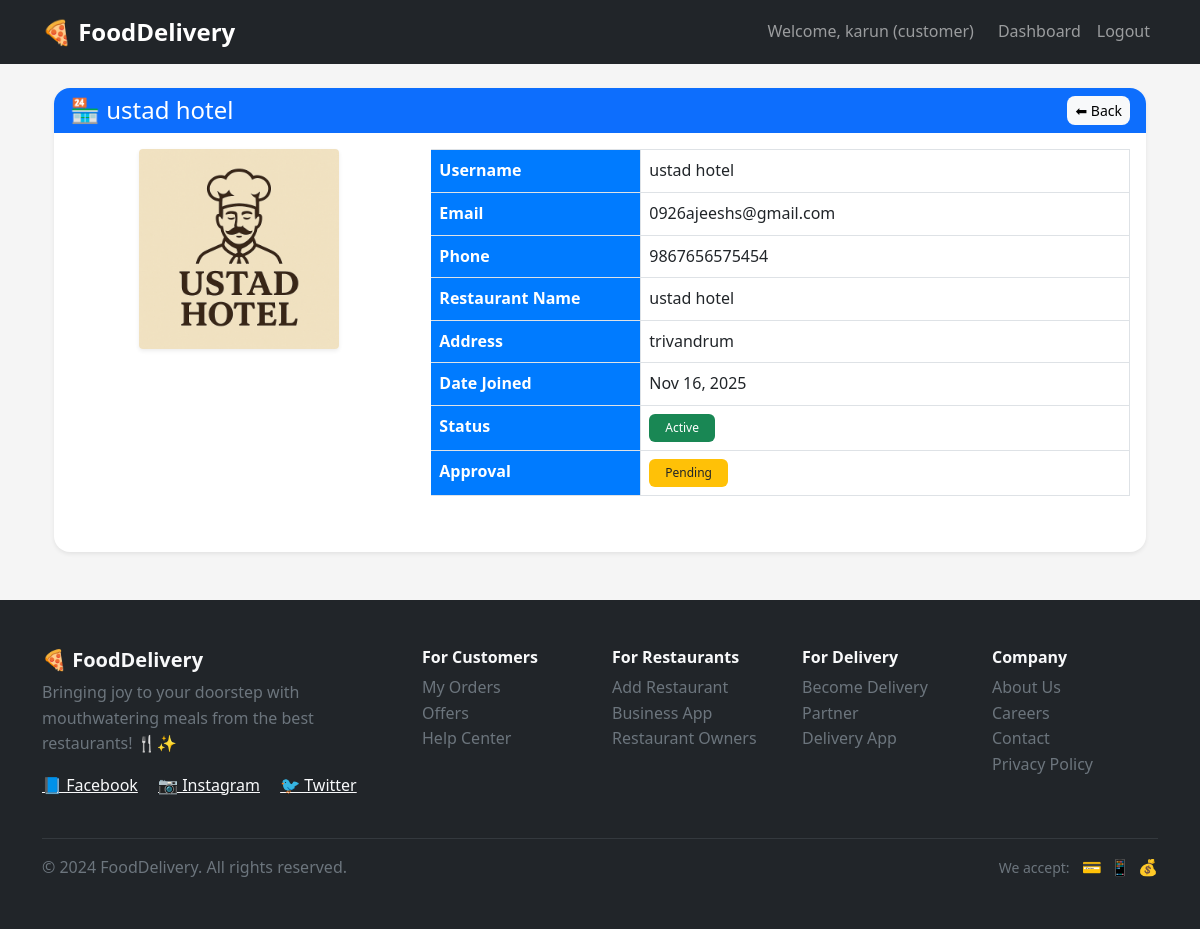
Page /fooddelivery/view-restaurant/6/ (signed in) on the committed database.
### foodapp/models.py (models this page shows, shortened)
class CustomUser(AbstractUser):
    username = models.CharField(max_length=20, unique=True)
    email = models.EmailField(unique=True)
    phone_number = models.CharField(max_length=10,default='0000000000')
    address = models.TextField(max_length=100, blank=True, null=True)
    ROLE_CHOICES = (
        ('admin', 'Admin'),
        ('customer', 'Customer'),
        ('restaurant', 'Restaurant'),
        ('delivery', 'Delivery Partners'),
    )
    role = models.CharField(max_length=10, choices=ROLE_CHOICES, default='customer')
    is_verified = models.BooleanField(default=False)

class RestaurantProfile(models.Model):
    user = models.OneToOneField(CustomUser, on_delete=models.CASCADE, limit_choices_to={'role': 'restaurant'})
    name = models.CharField(max_length=255)
    address = models.TextField(max_length=100,blank=True)
    phone = models.CharField(max_length=15)
    image = models.ImageField(upload_to='restaurants/', blank=True, null=True)
    is_approved = models.BooleanField(default=False)

### foodapp/views.py (the view)
# urls.py: path('view-restaurant/<int:restaurant_id>/', view_restaurant, name='view_restaurant'),
@login_required(login_url='login')
def view_restaurant(request, restaurant_id):
    restaurant_user = get_object_or_404(CustomUser, id=restaurant_id, role='restaurant')
    restaurant_profile = RestaurantProfile.objects.filter(user=restaurant_user).first()
    return render(request, 'restaurant_details.html', {
        'restaurant': restaurant_user,
        'profile': restaurant_profile,
    })

### Templates/restaurant_details.html (shortened to what this page needs)
{% extends 'base.html' %}
{% block content %}
<div class="container mt-4">
    <div class="card shadow-sm">
        <div class="card-header bg-primary text-white d-flex justify-content-between align-items-center">
            <h4 class="mb-0">🏪 {{ profile.name|default:restaurant.username }}</h4>
            <a href="{% url 'manage_restaurants' %}" class="btn btn-light btn-sm">⬅ Back</a>
        </div>
        <div class="card-body">
            <div class="row mb-4">
                <div class="col-md-4 text-center">
                    {% if profile and profile.image %}
                        <img src="{{ profile.image.url }}" class="img-fluid rounded shadow-sm" alt="{{ profile.name }}" style="max-height: 200px;">
                    {% endif %}
                </div>
                <div class="col-md-8">
                    <table class="table table-bordered">
                        <tbody>
                            <tr>
                                <th style="width: 30%;">Username</th>
                                <td>{{ restaurant.username }}</td>
                            </tr>
                            <tr>
                                <th>Email</th>
                                <td>{{ restaurant.email }}</td>
                            </tr>
                            <tr>
                                <th>Phone</th>
                                <td>{{ profile.phone|default:restaurant.phone_number|default:"-" }}</td>
                            </tr>
                            <tr>
                                <th>Restaurant Name</th>
                                <td>{{ profile.name|default:"-" }}</td>
                            </tr>
                            <tr>
                                <th>Address</th>
                                <td>{{ profile.address|default:restaurant.address|default:"-" }}</td>
                            </tr>
                            <tr>
                                <th>Date Joined</th>
                                <td>{{ restaurant.date_joined|date:"M d, Y" }}</td>
                            </tr>
                            <tr>
                                <th>Status</th>
                                <td>
                                    {% if restaurant.is_active %}
                                        <span class="badge bg-success">Active</span>
                                    {% else %}
                                        <span class="badge bg-danger">Inactive</span>
                                    {% endif %}
                                </td>
                            </tr>
                            <tr>
                                <th>Approval</th>
                                <td>
                                    {% if profile and profile.is_approved %}
                                        <span class="badge bg-success">Approved</span>
                                    {% else %}
                                        <span class="badge bg-warning text-dark">Pending</span>
                                    {% endif %}
                                </td>
                            </tr>
                        </tbody>
                    </table>
                </div>
            </div>
        </div>
    </div>
</div>
{% endblock %}

### Templates/base.html (shortened to what this page needs)
<!DOCTYPE html>
<html lang="en">
<head>
    <link href="https://cdn.jsdelivr.net/npm/bootstrap@5.1.3/dist/css/bootstrap.min.css" rel="stylesheet">
    <link href="/static/css/style.css" rel="stylesheet">
</head>
<body>
    <nav class="navbar navbar-expand-lg navbar-dark bg-dark">
        <div class="container">
            <a class="navbar-brand" href="{% url 'home' %}">🍕 FoodDelivery</a>
            <div class="navbar-nav ms-auto">
                {% if user.is_authenticated %}
                    <span class="navbar-text me-3">Welcome, {{ user.username }} ({{ user.role }})</span>
                    <a class="nav-link" href="{% url 'dashboard' %}">Dashboard</a>
                    <a class="nav-link" href="{% url 'logout' %}">Logout</a>
                {% else %}
                    <a class="nav-link" href="{% url 'login' %}">Login</a>
                    <a class="nav-link" href="{% url 'register_customer' %}">Register</a>
                {% endif %}
            </div>
        </div>
    </nav>
    <main class="container mt-4">
        {% block content %}
        {% endblock %}
    </main>
    <footer class="bg-dark text-light mt-5">
        <div class="container py-5">
            <div class="row">
                <div class="col-md-4 mb-4">
                    <h5 class="fw-bold">🍕 FoodDelivery</h5>
                    <p class="text-muted">Bringing joy to your doorstep with mouthwatering meals from the best restaurants! 🍴✨</p>
                    <div class="social-links">
                        <a href="#" class="text-light me-3">📘 Facebook</a>
                        <a href="#" class="text-light me-3">📷 Instagram</a>
                        <a href="#" class="text-light">🐦 Twitter</a>
                    </div>
                </div>
                <div class="col-md-2 mb-4">
                    <h6 class="fw-bold">For Customers</h6>
                    <ul class="list-unstyled">
                        <li><a href="#" class="text-muted text-decoration-none">My Orders</a></li>
                        <li><a href="#" class="text-muted text-decoration-none">Offers</a></li>
                        <li><a href="#" class="text-muted text-decoration-none">Help Center</a></li>
                    </ul>
                </div>
                <div class="col-md-2 mb-4">
                    <h6 class="fw-bold">For Restaurants</h6>
                    <ul class="list-unstyled">
                        <li><a href="{% url 'register_restaurant' %}" class="text-muted text-decoration-none">Add Restaurant</a></li>
                        <li><a href="#" class="text-muted text-decoration-none">Business App</a></li>
                        <li><a href="#" class="text-muted text-decoration-none">Restaurant Owners</a></li>
                    </ul>
                </div>
                <div class="col-md-2 mb-4">
                    <h6 class="fw-bold">For Delivery</h6>
                    <ul class="list-unstyled">
                        <li><a href="{% url 'register_delivery' %}" class="text-muted text-decoration-none">Become Delivery Partner</a></li>
                        <li><a href="#" class="text-muted text-decoration-none">Delivery App</a></li>
                    </ul>
                </div>
                <div class="col-md-2 mb-4">
                    <h6 class="fw-bold">Company</h6>
                    <ul class="list-unstyled">
                        <li><a href="#" class="text-muted text-decoration-none">About Us</a></li>
                        <li><a href="#" class="text-muted text-decoration-none">Careers</a></li>
                        <li><a href="#" class="text-muted text-decoration-none">Contact</a></li>
                        <li><a href="#" class="text-muted text-decoration-none">Privacy Policy</a></li>
                    </ul>
                </div>
            </div>
            <hr class="bg-secondary">
            <div class="row align-items-center">
                <div class="col-md-6">
                    <p class="text-muted mb-0">&copy; 2024 FoodDelivery. All rights reserved.</p>
                </div>
                <div class="col-md-6 text-md-end">
                    <div class="payment-methods">
                        <small class="text-muted">We accept:</small>
                        <span class="ms-2">💳</span>
                        <span class="ms-1">📱</span>
                        <span class="ms-1">💰</span>
                    </div>
                </div>
            </div>
        </div>
    </footer>
</body>
</html>

### static/css/style.css (style rules this page uses)
:root { --primary-color: #007bff; --secondary-color: #6c757d; --success-color: #28a745; --warning-color: #ffc107; --danger-color: #dc3545; --info-color: #17a2b8; --dark-color: #343a40; --light-color: #f8f9fa; }
* { margin: 0; padding: 0; box-sizing: border-box; }
body { font-family: 'Segoe UI', Tahoma, Geneva, Verdana, sans-serif; background-color: #f5f5f5; line-height: 1.6; color: #333; }
.navbar-brand { font-weight: bold; font-size: 1.5rem; }
.navbar-nav .nav-link { font-weight: 500; transition: color 0.3s ease; }
.card { border: none; border-radius: 1rem; box-shadow: 0 0.125rem 0.25rem rgba(0, 0, 0, 0.075); transition: all 0.3s ease; margin-bottom: 1.5rem; }
.card-header { border-radius: 1rem 1rem 0 0 !important; border: none; font-weight: 600; }
.btn { border-radius: 0.5rem; font-weight: 500; transition: all 0.3s ease; border: none; }
.badge { border-radius: 0.375rem; font-weight: 500; padding: 0.5rem 1rem; }
.table th { background-color: var(--primary-color); color: white; border: none; }

### rows in the picture
CustomUser: username "karun", role "customer"
RestaurantProfile: name "ustad hotel", image (picture), phone "9867656575454", address "trivandrum"
CustomUser: username "ustad hotel", email "0926ajeeshs@gmail.com", date_joined "Nov 16, 2025"
